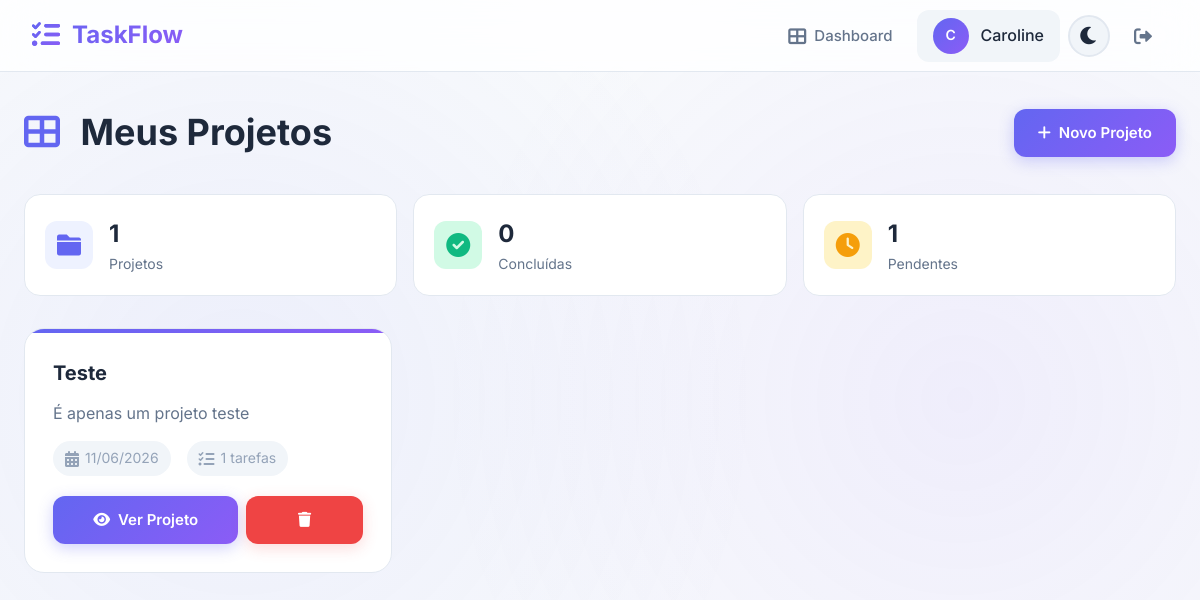
/dashboard (signed in), run on the app's committed database.
### app.py (models this page shows)
class Usuario(UserMixin, db.Model):
    id = db.Column(db.Integer, primary_key=True)
    nome = db.Column(db.String(100), nullable=False)
    email = db.Column(db.String(120), unique=True, nullable=False)
    senha = db.Column(db.String(200), nullable=False)
    projetos = db.relationship('Projeto', backref='criador', lazy=True)

class Projeto(db.Model):
    id = db.Column(db.Integer, primary_key=True)
    nome = db.Column(db.String(200), nullable=False)
    descricao = db.Column(db.Text)
    data_criacao = db.Column(db.DateTime, default=datetime.utcnow)
    prazo = db.Column(db.DateTime)
    usuario_id = db.Column(db.Integer, db.ForeignKey('usuario.id'), nullable=False)
    tarefas = db.relationship('Tarefa', backref='projeto', lazy=True, cascade='all, delete-orphan')

### app.py (the view)
@app.route('/dashboard')
@login_required
def dashboard():
    projetos = Projeto.query.filter_by(usuario_id=current_user.id).all()
    total_concluidas = 0
    total_pendentes = 0
    for projeto in projetos:
        for tarefa in projeto.tarefas:
            if tarefa.status == 'concluida':
                total_concluidas += 1
            else:
                total_pendentes += 1
    return render_template('dashboard.html',
                         projetos=projetos,
                         total_concluidas=total_concluidas,
                         total_pendentes=total_pendentes)

### app.py (called while the page is built)
@login_manager.user_loader
def load_user(user_id):
    return Usuario.query.get(int(user_id))

### templates/dashboard.html (shortened to what this page needs)
{% extends "base.html" %}
{% block content %}
<div class="page-header fade-in">
    <h1>
        <i class="fas fa-th-large"></i>
        Meus Projetos
    </h1>
    <a href="{{ url_for('novo_projeto') }}" class="btn btn-primary">
        <i class="fas fa-plus"></i>
        Novo Projeto
    </a>
</div>
{% if projetos %}
<div class="stats-grid fade-in">
    <div class="stat-card">
        <div class="stat-icon primary">
            <i class="fas fa-folder"></i>
        </div>
        <div class="stat-info">
            <h3>{{ projetos|length }}</h3>
            <p>Projetos</p>
        </div>
    </div>
    <div class="stat-card">
        <div class="stat-icon success">
            <i class="fas fa-check-circle"></i>
        </div>
        <div class="stat-info">
            <h3>{{ total_concluidas }}</h3>
            <p>Concluídas</p>
        </div>
    </div>
    <div class="stat-card">
        <div class="stat-icon warning">
            <i class="fas fa-clock"></i>
        </div>
        <div class="stat-info">
            <h3>{{ total_pendentes }}</h3>
            <p>Pendentes</p>
        </div>
    </div>
</div>
<div class="projects-grid">
    {% for projeto in projetos %}
    <div class="project-card fade-in">
        <h3>{{ projeto.nome }}</h3>
        <p>{{ projeto.descricao[:120] if projeto.descricao else 'Sem descrição' }}{% if projeto.descricao and projeto.descricao|length > 120 %}...{% endif %}</p>
        <div class="project-meta">
            {% if projeto.prazo %}
            <span>
                <i class="fas fa-calendar-alt"></i>
                {{ projeto.prazo.strftime('%d/%m/%Y') }}
            </span>
            {% endif %}
            <span>
                <i class="fas fa-tasks"></i>
                {{ projeto.tarefas|length }} tarefas
            </span>
        </div>
        <div style="display: flex; gap: 8px;">
            <a href="{{ url_for('ver_projeto', id=projeto.id) }}" class="btn btn-primary" style="flex: 2;">
                <i class="fas fa-eye"></i>
                Ver Projeto
            </a>
            <a href="{{ url_for('excluir_projeto', id=projeto.id) }}" class="btn btn-danger" style="flex: 1;"
               onclick="return confirm('Tem certeza que deseja excluir este projeto?')">
                <i class="fas fa-trash"></i>
            </a>
        </div>
    </div>
    {% endfor %}
</div>
{% endif %}
{% endblock %}

### templates/base.html (shortened to what this page needs)
<!DOCTYPE html>
<html lang="pt-br" data-theme="light">
<head>
    <link rel="stylesheet" href="https://cdnjs.cloudflare.com/ajax/libs/font-awesome/6.0.0/css/all.min.css">
</head>
<body>
    {% if current_user.is_authenticated %}
    <nav class="navbar">
        <a href="{{ url_for('dashboard') }}" class="navbar-brand">
            <i class="fas fa-tasks"></i>
            TaskFlow
        </a>
        <div class="navbar-nav">
            <a href="{{ url_for('dashboard') }}" class="nav-link">
                <i class="fas fa-th-large"></i>
                Dashboard
            </a>
            <div class="user-info">
                <div class="user-avatar">
                    {{ current_user.nome[0].upper() }}
                </div>
                <span>{{ current_user.nome.split()[0] }}</span>
            </div>
            <button class="theme-toggle" onclick="toggleTheme()" title="Alternar tema">
                <i class="fas fa-moon" id="theme-icon"></i>
            </button>
            <a href="{{ url_for('logout') }}" class="nav-link" title="Sair">
                <i class="fas fa-sign-out-alt"></i>
            </a>
        </div>
    </nav>
    {% endif %}
    <div class="container" style="padding-top: 32px; padding-bottom: 32px;">
        {% block content %}{% endblock %}
    </div>
</body>
</html>

### data on the page
Usuario: nome "C", nome "Caroline"
Projeto: nome "Teste", descricao "É apenas um projeto teste", prazo "11/06/2026", tarefas|length "1"

### other printed values
{{ projetos|length }} "1"
{{ total_concluidas }} "0"
{{ total_pendentes }} "1"
